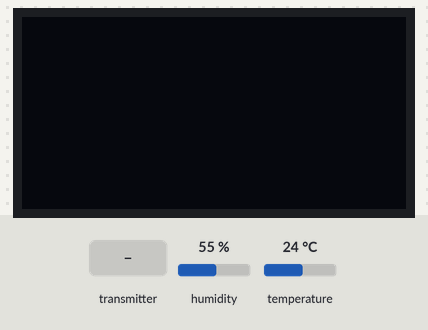
Recording of a sketch running on a simulated Arduino Uno, built with avr-gcc and run on an emulated ATmega328P. Parts: 128×64 one-colour display. The test bench sets the inputs (shaded band); at power-on: temperature 24 °C, humidity 55 %. The OLED is the two-colour kind (top 16 rows yellow); no radio packets arrive unless stated; what the sketch prints to the serial monitor is not drawn.

Above: at 1.2 s.
1.3 s: the transmitter starts sending text.0 = 0
At 9.7 s:
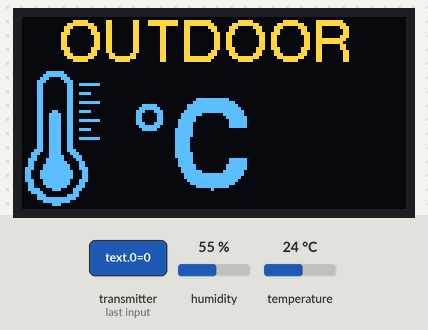
9.8 s: temperature set to 12 °C
At 16.6 s:
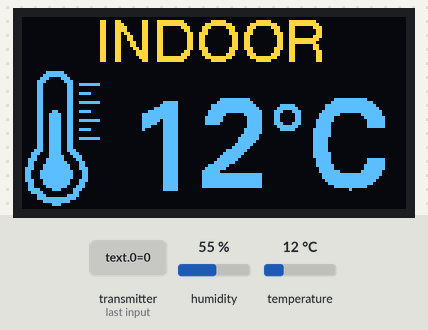
16.9 s: humidity set to 22 %
At 19.2 s:
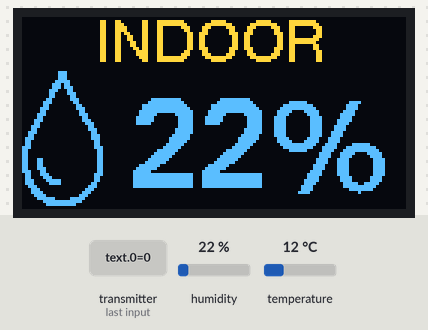
22.8 s: humidity set to 40 %
At 30.8 s:
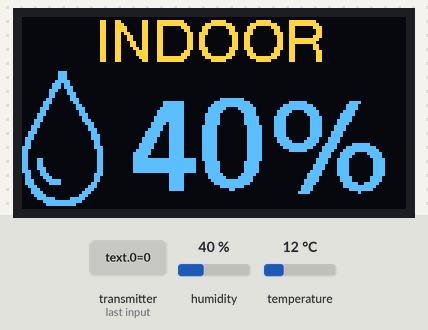
31.3 s: temperature set to 19 °C
At 40.5 s:
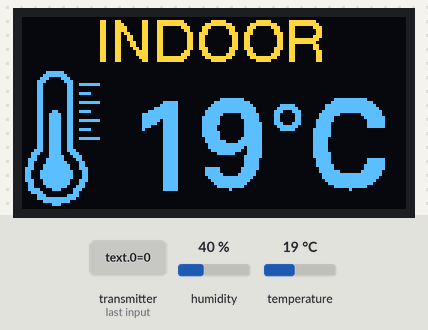
Timing chart, 0 to 40.8 s (numbered marks = the images above; inputs shaded):
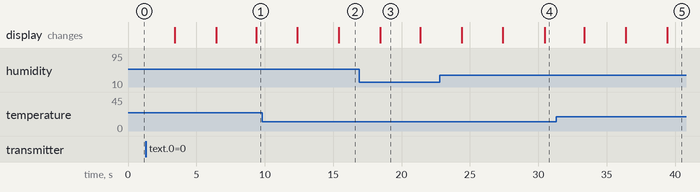

Measured:
- what the display in image 3 shows lasts 3.0 s, from 18.4 s to 21.4 s

The sketch:

weather_control_server.ino
```cpp
/*
  Arduino Wireless Communication Tutorial
        Indoor unit  - Receiver

  by Dejan Nedelkovski, www.HowToMechatronics.com
 Libraries:
 DS3231 - http://www.rinkydinkelectronics.com/library.php?id=73
 U8G2 - https://github.com/olikraus/u8g2

 project link https://howtomechatronics.com/tutorials/arduino/arduino-wireless-weather-station-project/
*/
#include <SPI.h>
#include <nRF24L01.h>
#include <RF24.h>
#include <dht.h>
#include <DS3231.h>
#include <U8g2lib.h>
#include <Wire.h>

#define dataPin 8 // DHT22 sensor
dht DHT; // Creats a DHT object
//DS3231  rtc(SDA, SCL);
U8G2_SSD1306_128X64_NONAME_1_HW_I2C u8g2(U8G2_R0, /* reset=*/ U8X8_PIN_NONE);

RF24 radio(10, 9); // CE, CSN
const byte address[6] = "00001";

char text[6] = "";
int readDHT22, t, h;
String inTemp, inHum, outTemp, outHum;
//String rtcTime, rtcDate;
int draw_state = 0;
unsigned long previousMillis = 0;
long interval = 3000;

#define Temperature_20Icon_width 27
#define Temperature_20Icon_height 47
static const unsigned char Temperature_20Icon_bits[] U8X8_PROGMEM = {
  0x00, 0x00, 0x00, 0x00, 0x00, 0x3f, 0x00, 0x00, 0x80, 0x7f, 0x00, 0x00,
  0xc0, 0xe1, 0x00, 0x00, 0xe0, 0xc0, 0x01, 0x00, 0x60, 0x80, 0xf9, 0x03,
  0x60, 0x80, 0x01, 0x00, 0x60, 0x80, 0x01, 0x00, 0x60, 0x80, 0x79, 0x00,
  0x60, 0x80, 0x01, 0x00, 0x60, 0x80, 0x01, 0x00, 0x60, 0x80, 0xf9, 0x03,
  0x60, 0x80, 0x01, 0x00, 0x60, 0x80, 0x01, 0x00, 0x60, 0x8c, 0x79, 0x00,
  0x60, 0x9e, 0x01, 0x00, 0x60, 0x9e, 0x01, 0x00, 0x60, 0x9e, 0xf9, 0x03,
  0x60, 0x9e, 0x01, 0x00, 0x60, 0x9e, 0x01, 0x00, 0x60, 0x9e, 0x79, 0x00,
  0x60, 0x9e, 0x01, 0x00, 0x60, 0x9e, 0x01, 0x00, 0x60, 0x9e, 0xf9, 0x03,
  0x60, 0x9e, 0x01, 0x00, 0x60, 0x9e, 0x01, 0x00, 0x60, 0x9e, 0x01, 0x00,
  0x70, 0x9e, 0x03, 0x00, 0x38, 0x1e, 0x07, 0x00, 0x18, 0x3e, 0x0e, 0x00,
  0x1c, 0x3f, 0x0c, 0x00, 0x0c, 0x7f, 0x18, 0x00, 0x8c, 0xff, 0x18, 0x00,
  0x8e, 0xff, 0x38, 0x00, 0xc6, 0xff, 0x31, 0x00, 0xc6, 0xff, 0x31, 0x00,
  0xc6, 0xff, 0x31, 0x00, 0x8e, 0xff, 0x38, 0x00, 0x8c, 0xff, 0x18, 0x00,
  0x0c, 0x7f, 0x1c, 0x00, 0x3c, 0x1c, 0x0e, 0x00, 0x78, 0x00, 0x06, 0x00,
  0xe0, 0x80, 0x07, 0x00, 0xe0, 0xff, 0x03, 0x00, 0x80, 0xff, 0x00, 0x00,
  0x00, 0x1c, 0x00, 0x00, 0x00, 0x00, 0x00, 0x00
};


#define Humidity_20Icon_width 27
#define Humidity_20Icon_height 47
static const unsigned char Humidity_20Icon_bits[] U8X8_PROGMEM = {
  0x00, 0x00, 0x00, 0x00, 0x00, 0x70, 0x00, 0x00, 0x00, 0x70, 0x00, 0x00,
  0x00, 0x70, 0x00, 0x00, 0x00, 0xf8, 0x00, 0x00, 0x00, 0xdc, 0x00, 0x00,
  0x00, 0xdc, 0x01, 0x00, 0x00, 0x8e, 0x01, 0x00, 0x00, 0x86, 0x03, 0x00,
  0x00, 0x06, 0x03, 0x00, 0x00, 0x03, 0x07, 0x00, 0x80, 0x03, 0x06, 0x00,
  0x80, 0x01, 0x0c, 0x00, 0xc0, 0x01, 0x1c, 0x00, 0xc0, 0x00, 0x18, 0x00,
  0xe0, 0x00, 0x38, 0x00, 0x60, 0x00, 0x30, 0x00, 0x70, 0x00, 0x70, 0x00,
  0x30, 0x00, 0xe0, 0x00, 0x38, 0x00, 0xc0, 0x00, 0x18, 0x00, 0xc0, 0x01,
  0x1c, 0x00, 0x80, 0x01, 0x0c, 0x00, 0x80, 0x03, 0x0e, 0x00, 0x80, 0x03,
  0x06, 0x00, 0x00, 0x03, 0x06, 0x00, 0x00, 0x03, 0x07, 0x00, 0x00, 0x07,
  0x03, 0x00, 0x00, 0x06, 0x03, 0x00, 0x00, 0x06, 0x03, 0x00, 0x00, 0x06,
  0x63, 0x00, 0x00, 0x06, 0x63, 0x00, 0x00, 0x06, 0x63, 0x00, 0x00, 0x06,
  0xe3, 0x00, 0x00, 0x06, 0xc7, 0x00, 0x00, 0x06, 0xc6, 0x01, 0x00, 0x07,
  0x86, 0x03, 0x00, 0x03, 0x0e, 0x1f, 0x00, 0x03, 0x0e, 0x1e, 0x80, 0x01,
  0x1c, 0x00, 0xc0, 0x01, 0x38, 0x00, 0xe0, 0x00, 0x78, 0x00, 0x70, 0x00,
  0xf0, 0x00, 0x38, 0x00, 0xe0, 0x07, 0x1f, 0x00, 0x80, 0xff, 0x0f, 0x00,
  0x00, 0xff, 0x03, 0x00, 0x00, 0x00, 0x00, 0x00
};

void setup() {
  radio.begin();
  radio.openReadingPipe(0, address);
  radio.setPALevel(RF24_PA_MIN);
  radio.startListening();
  u8g2.begin();
  Serial.begin(9600);
//  rtc.begin();
}
void loop() {
  if (radio.available()) {
    radio.read(&text, sizeof(text)); // Read incoming data
    outTemp = String(text[0]) + String(text[1]) + char(176) + "C"; // Outdoor Temperature
    outHum = String(text[2]) + String(text[3]) + "%"; // Outdoor Humidity
  }

  unsigned long currentMillis = millis();
  if (currentMillis - previousMillis > interval) {
    previousMillis = currentMillis;

  readDHT22 = DHT.read11(dataPin); // Reads the data from the sensor
    u8g2.firstPage();
    do {

      switch (draw_state ) {
//        case 0: drawDate(); break;
        case 0: drawInTemperature(); break;
        case 1: drawInHumidity(); break;
        case 2: drawOutTemperature(); break;
        case 3: drawOutHumidity(); break;
      }
    } while ( u8g2.nextPage() );
    draw_state++;
    if (draw_state > 3) {
      draw_state = 0;
    }
  }
}

//void drawDate() {
//  String dowa = rtc.getDOWStr();
//  dowa.remove(3);
//  rtcDate = dowa + " " + rtc.getDateStr();
//  u8g2.setFont(u8g2_font_timB14_tr);
//  u8g2.setCursor(0, 15);
//  rtcTime = rtc.getTimeStr(); // DS3231 RTC time
//  rtcTime.remove(5);
//  u8g2.print(rtcDate);
//  u8g2.setFont(u8g2_font_fub30_tf);
//  u8g2.setCursor(8, 58);
//  u8g2.print(rtcTime);
//}

void drawInTemperature() {
  t = DHT.temperature; // Gets the values of the temperature
  inTemp = String(t) + char(176) + "C";
  Serial.print("INDOOR temp: ");
  Serial.println(inTemp);
  u8g2.setFont(u8g2_font_helvR14_tr);
  u8g2.setCursor(24, 15);
  u8g2.print("INDOOR");
  u8g2.setFont(u8g2_font_fub30_tf);
  u8g2.setCursor(36, 58);
  u8g2.print(inTemp);
  u8g2.drawXBMP( 0, 17, Temperature_20Icon_width, Temperature_20Icon_height, Temperature_20Icon_bits);
}

void drawInHumidity() {
  h = DHT.humidity; // Gets the values of the humidity
  inHum = String(h) + "%";
  Serial.print("INDOOR hum: ");
  Serial.println(inHum);
  u8g2.setFont(u8g2_font_helvR14_tr);
  u8g2.setCursor(24, 15);
  u8g2.print("INDOOR");
  u8g2.setFont(u8g2_font_fub30_tf);
  u8g2.setCursor(36, 58);
  u8g2.print(inHum);
  u8g2.drawXBMP( 0, 17, Humidity_20Icon_width, Humidity_20Icon_height, Humidity_20Icon_bits);
}

void drawOutTemperature() {
  Serial.print("OUTDOOR temp: ");
  Serial.println(outTemp);

  u8g2.setFont(u8g2_font_helvR14_tr);
  u8g2.setCursor(12, 15);
  u8g2.print("OUTDOOR");
  u8g2.setFont(u8g2_font_fub30_tf);
  u8g2.setCursor(36, 58);
  u8g2.print(outTemp);
  u8g2.drawXBMP( 0, 17, Temperature_20Icon_width, Temperature_20Icon_height, Temperature_20Icon_bits);
}
void drawOutHumidity() {
  Serial.print("OUTDOOR hum: ");
  Serial.println(outHum);

  u8g2.setFont(u8g2_font_helvR14_tr);
  u8g2.setCursor(12, 15);
  u8g2.print("OUTDOOR");
  u8g2.setFont(u8g2_font_fub30_tf);
  u8g2.setCursor(36, 58);
  u8g2.print(outHum);
  u8g2.drawXBMP( 0, 17, Humidity_20Icon_width, Humidity_20Icon_height, Humidity_20Icon_bits);
}
```
